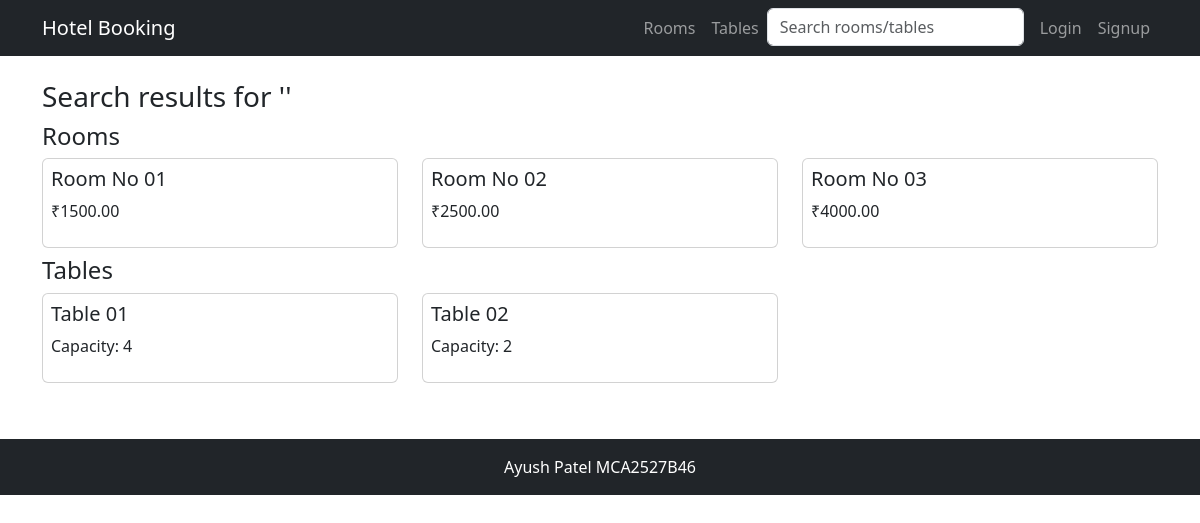
The app's page /search/ with its own data.
### bookings/models.py (models this page shows, shortened)
class Room(models.Model):
    ROOM_TYPES = (('Single','Single'),('Double','Double'),('Deluxe','Deluxe'),('Suite','Suite'))
    name = models.CharField(max_length=120)
    room_type = models.CharField(max_length=30, choices=ROOM_TYPES)
    price = models.DecimalField(max_digits=8, decimal_places=2)
    capacity = models.IntegerField()
    description = models.TextField(blank=True)
    image = models.ImageField(upload_to='rooms/', blank=True, null=True)

class Table(models.Model):
    table_number = models.CharField(max_length=20)
    capacity = models.IntegerField()
    description = models.TextField(blank=True)
    image = models.ImageField(upload_to='tables/', blank=True, null=True)

### bookings/views.py (the view)
# urls.py: path('search/', views.search, name='search'),
def search(request):
    q = request.GET.get('q','')
    rooms = Room.objects.filter(name__icontains=q)
    tables = Table.objects.filter(table_number__icontains=q)
    return render(request, 'search_results.html', {'rooms':rooms,'tables':tables,'q':q})

### templates/search_results.html
{% extends 'base.html' %}
{% block content %}
<h3>Search results for '{{ q }}'</h3>
<h4>Rooms</h4>
<div class="row">
  {% for r in rooms %}
    <div class="col-md-4"><div class="card mb-2 p-2"><h5>{{ r.name }}</h5><p>₹{{ r.price }}</p></div></div>
  {% empty %}<p>No rooms found.</p>{% endfor %}
</div>
<h4>Tables</h4>
<div class="row">
  {% for t in tables %}
    <div class="col-md-4"><div class="card mb-2 p-2"><h5>Table {{ t.table_number }}</h5><p>Capacity: {{ t.capacity }}</p></div></div>
  {% empty %}<p>No tables found.</p>{% endfor %}
</div>
{% endblock %}

### records on screen
Room: name "Room No 01", price "1500.00"
Room: name "Room No 02", price "2500.00"
Room: name "Room No 03", price "4000.00"
Table: table_number "01", capacity "4"
Table: table_number "02", capacity "2"
